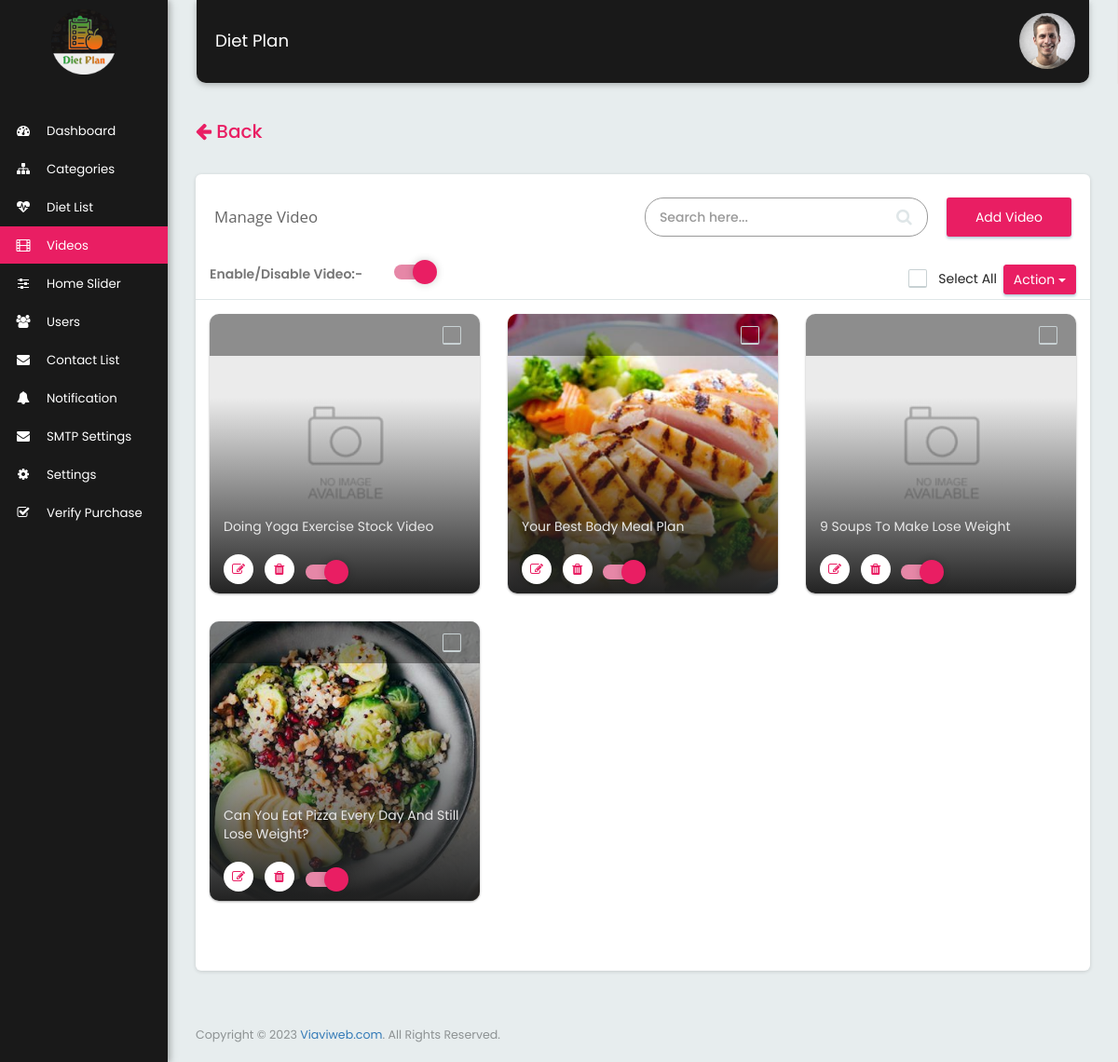
Screenshot of /manage_videos.php (signed in) with the database file from the repository.
### tables this page shows
CREATE TABLE `tbl_video` (
  `id` int(11) NOT NULL,
  `video_type` varchar(200) NOT NULL,
  `video_title` varchar(200) NOT NULL,
  `video_url` text NOT NULL,
  `video_id` varchar(200) DEFAULT NULL,
  `video_thumbnail` text NOT NULL,
  `video_duration` varchar(200) DEFAULT NULL,
  `total_views` int(11) NOT NULL DEFAULT 0,
  `is_slider` int(1) NOT NULL DEFAULT 0,
  `status` int(1) NOT NULL DEFAULT 1
);

### manage_videos.php (the view, shortened to what this page needs)
<?php
$page_title="Manage Video";
include("includes/header.php");
$qry="SELECT * FROM tbl_settings WHERE `id`='1'";
$result=mysqli_query($mysqli,$qry);
if(isset($_GET['keyword']))
{
	$keyword = addslashes(trim($_GET['keyword']));
	$sql_query="SELECT tbl_video.* FROM tbl_video WHERE tbl_video.`video_title` LIKE '%$keyword%'
	ORDER BY tbl_video.`video_title`";
	$result = mysqli_query($mysqli, $sql_query) or die(mysqli_error($mysqli));
}
else
{
	$limit = 12;
	$page=0;
	if($page){
		$start = ($page - 1) * $limit;
	}else{
		$start = 0;
	}
	$sql_query="SELECT tbl_video.* FROM tbl_video ORDER BY tbl_video.`id` DESC LIMIT $start, $limit";
	$result = mysqli_query($mysqli, $sql_query) or die(mysqli_error($mysqli));
}
?>
<div class="row">
	<div class="col-xs-12">
		<?php
		if(isset($_SERVER['HTTP_REFERER']))
		{
			echo '<a href="'.$_SERVER['HTTP_REFERER'].'"><h4 class="pull-left" style="font-size: 20px;color: #e91e63"><i class="fa fa-arrow-left"></i> Back</h4></a>';
		}?>
		<div class="card mrg_bottom">
			<div class="page_title_block">
				<div class="col-md-5 col-xs-12">
					<div class="page_title"><?=$page_title?></div>
				</div>
				<div class="col-md-7 col-xs-12">
					<div class="search_list">
						<div class="search_block">
							<form  method="get" action="<?php echo $_SERVER['PHP_SELF']; ?>">
								<input class="form-control input-sm" placeholder="Search here..." aria-controls="DataTables_Table_0" type="search" name="keyword" value="<?php if (isset($_GET['keyword'])) { echo $_GET['keyword']; } ?>" required="required">
								<button type="submit" class="btn-search"><i class="fa fa-search"></i></button>
							</form>
						</div>
						<div class="add_btn_primary"> <a href="add_video.php">Add Video</a> </div>
					</div>
				</div>
				<div class="col-md-8">
					<div class="row">
						<label class="col-md-4 control-label" style="font-weight:600;color:#777;">Enable/Disable Video:-</label>
						<div class="row toggle_btn">
							<label for="enable_disable_check_<?=$i?>" class="lbl"></label>
						</div>
					</div>
				</div>
				<div class="col-md-4 col-xs-12 text-right" style="float: right;">
					<div class="checkbox" style="width: 95px;margin-top: 5px;margin-left: 10px;right: 100px;position: absolute;">
						<label for="checkall_input">Select All</label>
					</div>
					<div class="dropdown" style="float:right">
						<button class="btn btn-primary dropdown-toggle btn_cust" type="button" data-toggle="dropdown">Action
							<span class="caret"></span></button>
						</div>
					</div>
				</div>
				<div class="clearfix"></div>
				<div class="col-md-12 mrg-top">
					<div class="row">
						<?php
						$i=0;
						while($row=mysqli_fetch_array($result))
							{ ?>
								<div class="col-lg-4 col-sm-6 col-xs-12">
									<div class="block_wallpaper">
										<div class="wall_category_block">
											<div class="checkbox" style="float: right">
												<label for="checkbox<?php echo $i;?>"></label>
											</div>
										</div>
										<div class="wall_image_title">
											<p><?php echo $row['video_title'];?></p>
											<ul>
												<li><a href="edit_video.php?video_id=<?php echo $row['id'];?>&redirect=<?=$redirectUrl?>" data-toggle="tooltip" data-tooltip="Edit"><i class="fa fa-edit"></i></a></li>
												<li>
													<a href="javascript:void(0)" class="btn_delete" data-table="tbl_video" data-id="<?php echo $row['id'];?>"  data-toggle="tooltip" data-tooltip="Delete"><i class="fa fa-trash"></i></a>
												</li>
												<li>
													<div class="row toggle_btn">
														<label for="enable_disable_check_<?=$i?>" class="lbl"></label>
													</div>
												</li>
											</ul>
										</div>
										<span>
											<?php if($row['video_thumbnail']!=''){?>
												<img src="images/<?php echo $row['video_thumbnail'];?>" />
											<?php }else{?>
												<img src="images/default_img.png" />
											<?php }?>
										</span>
									</div>
								</div>
								<?php $i++; } ?>
							</div>
						</div>
						<div class="col-md-12 col-xs-12">
							<div class="pagination_item_block">
							</div>
						</div>
						<div class="clearfix"></div>
					</div>
				</div>
			</div>
			<?php include("includes/footer.php");?>

### includes/header.php (style rules this page uses)
.btn_edit, .btn_cust { padding: 5px 10px !important; }

### rows the page displays
tbl_video: video_title "Doing Yoga Exercise Stock Video"
tbl_video: video_title "Your Best Body Meal Plan", video_thumbnail (picture)
tbl_video: video_title "9 Soups To Make Lose Weight"
tbl_video: video_title "Can You Eat Pizza Every Day And Still Lose Weight?", video_thumbnail (picture)

### other values shown
APP_NAME "Diet Plan"
$page_title "Manage Video"
